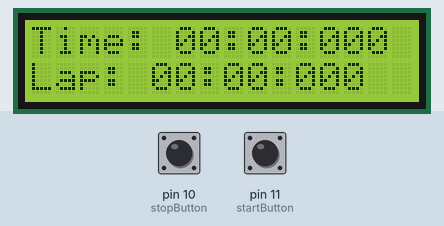
This sketch was run on a simulated Arduino Uno, built with avr-gcc and run on an emulated ATmega328P. On the bench: 16×2 character LCD. The inputs (shaded band) are chosen by the test bench; at power-on: pin 11 (startButton) LOW, pin 10 (stopButton) LOW.

Above: at 1.2 s.
1.3 s: pin 11 (startButton) pulled HIGH for 0.15 s
At 1.48 s:
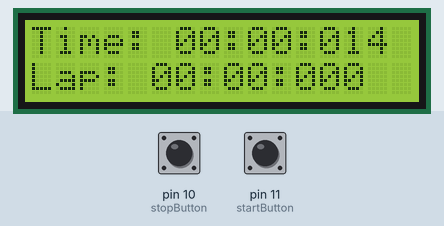
2.9 s: pin 11 (startButton) pulled HIGH for 1 s
At 5.89 s:
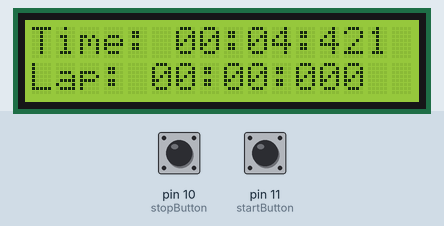
6.9 s: pin 10 (stopButton) pulled HIGH for 0.15 s
At 8.0 s:
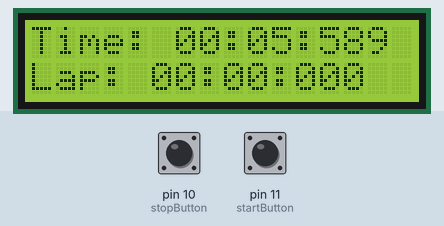
Timing chart, 0 to 9.9 s (numbered marks = the images above; inputs shaded):
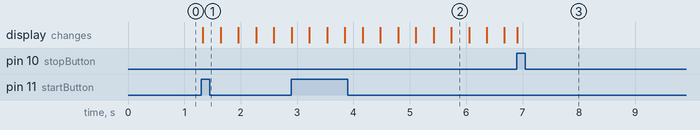

Measured:
- after the input at 1.3 s, the display: changes at once (image 1)

The sketch:

Opdracht_6.ino
```cpp
#include <Wire.h>
#include <LiquidCrystal_I2C.h>

// Initialiseer het LCD scherm met het I2C adres 0x27 en een 16x2 scherm
LiquidCrystal_I2C lcd(0x27, 16, 2);

// Definieer de pinnen voor de start- en stopknoppen
const int startButton = 11;
const int stopButton = 10;

// Definieer variabelen voor het bijhouden van de timerstatus en tijden
bool running = false;
unsigned long startTime = 0;
unsigned long stopTime = 0;
unsigned long startButtonPressTime = 0;
unsigned long lapTime = 0;
bool lapRecorded = false;

void setup() {
  // Stel de pinnen voor de knoppen in als invoer
  pinMode(startButton, INPUT);
  pinMode(stopButton, INPUT);

  // Initialiseer het LCD scherm
  lcd.init();
  lcd.backlight();
  lcd.clear();

  // Stel de initiale tekst in op het LCD scherm
  lcd.setCursor(0, 0);
  lcd.print("Time: 00:00:000");
  lcd.setCursor(0, 1);
  lcd.print("Lap: 00:00:000");
}

void loop() {
  // Lees de status van de start- en stopknoppen
  int startButtonState = digitalRead(startButton);
  int stopButtonState = digitalRead(stopButton);

  // Reset de timer als beide knoppen ingedrukt zijn
  if (startButtonState == HIGH && stopButtonState == HIGH) {
    resetTimer();
  }

  // Start de timer als de startknop wordt ingedrukt en de timer niet loopt
  if (startButtonState == HIGH && !running) {
    startTimer();
  }

  // Stop de timer als de stopknop wordt ingedrukt en de timer loopt
  if (stopButtonState == HIGH && running) {
    stopTimer();
  }

  // Check of de startknop 1 seconde ingedrukt is om een lap-tijd op te slaan
  if (startButtonState == HIGH) {
    if (startButtonPressTime == 0) {
      startButtonPressTime = millis();
    } else if (millis() - startButtonPressTime >= 1000 && !lapRecorded) {
      recordLapTime();
    }
  } else {
    startButtonPressTime = 0;
    lapRecorded = false;
  }

  // Update het timerdisplay als de timer loopt
  if (running) {
    updateTimerDisplay();
  }
}

/**
 * Start de timer en houdt rekening met eventueel verstreken tijd
 */
void startTimer() {
  // Bereken de nieuwe starttijd door de tijd sinds de laatste stop op te tellen bij de huidige tijd
  startTime += millis() - stopTime;
  running = true;
}

/**
 * Stop de timer en bewaar de huidige tijd
 */
void stopTimer() {
  // Bewaar de huidige tijd als stopTime en stop de timer
  stopTime = millis();
  running = false;
}

/**
 * Reset de timer en het lap-display zonder de timer te starten
 */
void resetTimer() {
  // Reset de starttijd, stop de timer, reset de lap-tijd en status
  startTime = 0;
  stopTime = 0;
  running = false;
  lapTime = 0;
  lapRecorded = false;

  // Reset het timer- en lap-display op het LCD scherm
  lcd.setCursor(0, 0);
  lcd.print("Time: 00:00:000");
  lcd.setCursor(0, 1);
  lcd.print("Lap: 00:00:000");
}

/**
 * Registreer de lap-tijd en update het display
 */
void recordLapTime() {
  // Sla de lap-tijd op als deze nog niet geregistreerd is
  if (!lapRecorded) {
    lapTime = millis() - startTime;
    updateLapDisplay();
    lapRecorded = true;
  }
}

/**
 * Update het timerdisplay op het LCD scherm
 */
void updateTimerDisplay() {
  // Bereken de verstreken tijd in minuten, seconden en milliseconden
  unsigned long elapsedTime = millis() - startTime;
  unsigned long minutes = (elapsedTime / 60000) % 60;
  unsigned long seconds = (elapsedTime / 1000) % 60;
  unsigned long milliseconds = elapsedTime % 1000;

  // Update het timerdisplay op het LCD scherm
  lcd.setCursor(0, 0);
  lcd.print("Time: ");
  if (minutes < 10) {
    lcd.print("0");
  }
  lcd.print(minutes);
  lcd.print(":");
  if (seconds < 10) {
    lcd.print("0");
  }
  lcd.print(seconds);
  lcd.print(":");
  if (milliseconds < 100) {
    lcd.print("0");
  }
  if (milliseconds < 10) {
    lcd.print("0");
  }
  lcd.print(milliseconds);
}

/**
 * Update het lap-display op het LCD scherm
 */
void updateLapDisplay() {
  // Bereken de lap-tijd in minuten, seconden en milliseconden
  unsigned long minutes = (lapTime / 60000) % 60;
  unsigned long seconds = (lapTime / 1000) % 60;
  unsigned long milliseconds = lapTime % 1000;

  // Update het lap-display op het LCD scherm
  lcd.setCursor(0, 1);
  lcd.print("Lap: ");
  if (minutes < 10) {
    lcd.print("0");
  }
  lcd.print(minutes);
  lcd.print(":");
  if (seconds < 10) {
    lcd.print("0");
  }
  lcd.print(seconds);
  lcd.print(":");
  if (milliseconds < 100) {
    lcd.print("0");
  }
  if (milliseconds < 10) {
    lcd.print("0");
  }
  lcd.print(milliseconds);
}
```
